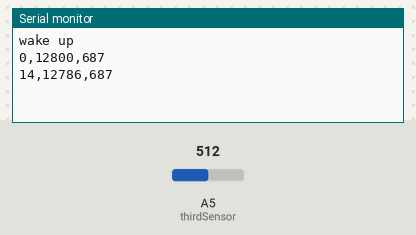
Bench run of a sketch on a simulated Arduino Uno, built with avr-gcc and run on an emulated ATmega328P. Parts: the last lines printed to the serial monitor. The test bench sets the inputs (shaded band); at power-on: A5 (thirdSensor) = 512. Random numbers use the default seed unless the sketch sets one.

Above: at 3.8 s.
3.9 s: A5 (thirdSensor) set to 716
At 7.1 s:
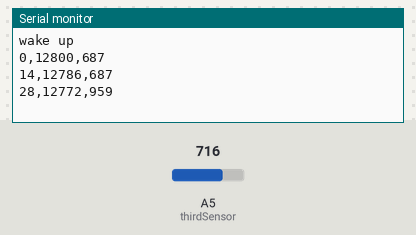
7.8 s: A5 (thirdSensor) set to 900
At 9.4 s:
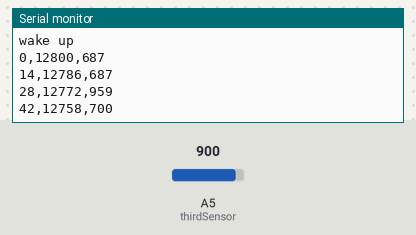
Timing chart, 0 to 10.9 s (numbered marks = the images above; inputs shaded):
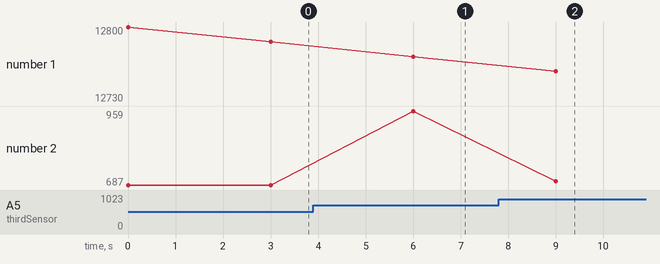

Measured:
- after the input at 3.9 s, the serial monitor: prints a new line after 2.1 s (image 1)
- after the input at 7.8 s, the serial monitor: prints a new line after 1.2 s (image 2)
- plotted number 2: 687 → 959 after the input at 3.9 s, 959 → 700 after the input at 7.8 s

The sketch:

SensorReader4.ino
```cpp
/*
 Sensor Reader 4 -- mod of v.3 to make 3 ints simulating timed volt/curr read;
  for testing Proc, sends 3 ints like:  elaps min, dropping v., random curr

 Connections: none, maybe free wire to A5
 */

//const int leftSensor = 3;    // analog input for the left arm
//const int rightSensor = 4;  // analog input for the right arm
const int thirdSensor = 5;   // hanging wire OK for random source 100-660

int leftValue = 0;           // reading from the left
int rightValue = 0;          // reading from the right
int thirdValue = 0;          // reading from the end pin

void setup()
{
  // configure the serial connection:
  Serial.begin(9600);  // needs to be same as Proc's for it to read serial port
  // while (Serial.available() <= 0)  // setup halts here until something typed
  Serial.println("wake up");  // should get Proc. serial event to start up
}

void loop()
{
  //  if (Serial.available() > 0)     // type char \r to read values x 1
  //  {
  //    // read the serial buffer to clear it
  //    // you don't care about the value of the incoming byte:
  //    Serial.read();   // was  int inByte = -- don't need the ch value,
  //   }
  // static time = millis();  // sets once
  // read the analog pins  (simulate change with time)
  for (int i = 0; i < 202; i += 14) // repeats every 7 sec
  {
	  leftValue = i;
	  rightValue = 12800 - i;
	  thirdValue = 800 + (random(-3,3)*analogRead(thirdSensor)/9);
	  //    // print sends as char's, so OK in ser mon or Proc string input
	  Serial.println(String(leftValue) + "," + String(rightValue) + "," + String(thirdValue));
	   // Ser.write sends # as byte (0-255) so wraps around if higher than that
	   //Serial.write(pinValue);
	  delay (3000);
  } // end for
  // when done, send some text
  Serial.println("that's all folks");
  delay(2000);
  Serial.println("will repeat soon ...");
  delay(2000);
} // end loop
```
